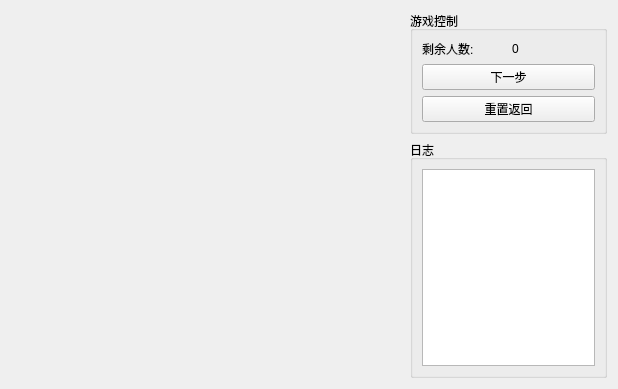
<?xml version="1.0" encoding="UTF-8"?>
<ui version="4.0">
 <class>GameWindow</class>
 <widget class="QWidget" name="GameWindow">
  <property name="geometry">
   <rect>
    <x>0</x>
    <y>0</y>
    <width>618</width>
    <height>389</height>
   </rect>
  </property>
  <property name="windowTitle">
   <string>Josephus Game</string>
  </property>
  <layout class="QHBoxLayout" name="horizontalLayout" stretch="2,1">
   <item>
    <widget class="QWidget" name="visualizationWidget" native="true">
     <property name="sizePolicy">
      <sizepolicy hsizetype="Expanding" vsizetype="Expanding">
       <horstretch>0</horstretch>
       <verstretch>0</verstretch>
      </sizepolicy>
     </property>
    </widget>
   </item>
   <item>
    <layout class="QVBoxLayout" name="verticalLayout">
     <item>
      <widget class="QGroupBox" name="controlGroup">
       <property name="title">
        <string>游戏控制</string>
       </property>
       <layout class="QVBoxLayout" name="verticalLayout_2">
        <item>
         <layout class="QHBoxLayout" name="horizontalLayout_2">
          <item>
           <widget class="QLabel" name="label">
            <property name="text">
             <string>剩余人数:</string>
            </property>
           </widget>
          </item>
          <item>
           <widget class="QLabel" name="remainingCountLabel">
            <property name="text">
             <string>0</string>
            </property>
           </widget>
          </item>
         </layout>
        </item>
        <item>
         <widget class="QPushButton" name="nextTurnButton">
          <property name="text">
           <string>下一步</string>
          </property>
         </widget>
        </item>
    <item>
     <widget class="QPushButton" name="resetButton">
      <property name="text">
       <string>重置返回</string>
      </property>
     </widget>
    </item>
       </layout>
      </widget>
     </item>
     <item>
      <widget class="QGroupBox" name="logGroup">
       <property name="title">
        <string>日志</string>
       </property>
       <layout class="QVBoxLayout" name="verticalLayout_3">
        <item>
         <widget class="QTextBrowser" name="logBrowser"/>
        </item>
       </layout>
      </widget>
     </item>
    </layout>
   </item>
  </layout>
 </widget>
 <resources/>
 <connections/>
</ui>
